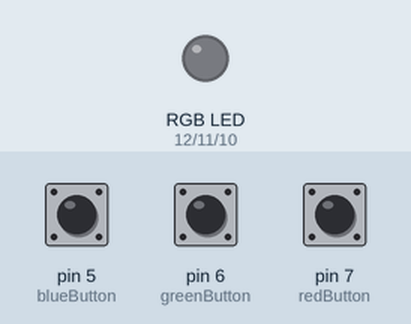
Bench run of a sketch on a simulated Arduino Uno, built with avr-gcc and run on an emulated ATmega328P. On the bench: an RGB LED mixed from three pins (HIGH = lit). Inputs (shaded band) come from the test bench; at power-on: pin 5 (blueButton) HIGH, pin 6 (greenButton) HIGH, pin 7 (redButton) HIGH.

Above: at 1.2 s.
1.3 s: pin 5 (blueButton) pulled LOW for 0.15 s
At 1.37 s:
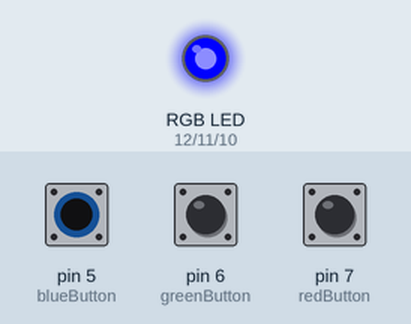
2.9 s: pin 6 (greenButton) pulled LOW for 0.15 s
At 2.97 s:
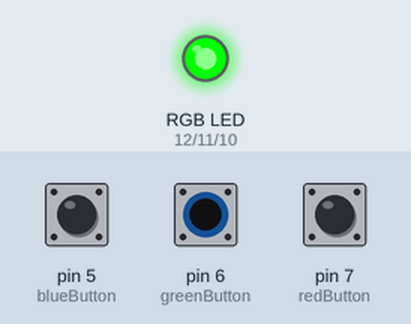
4.5 s: pin 7 (redButton) pulled LOW for 0.15 s
At 4.57 s:
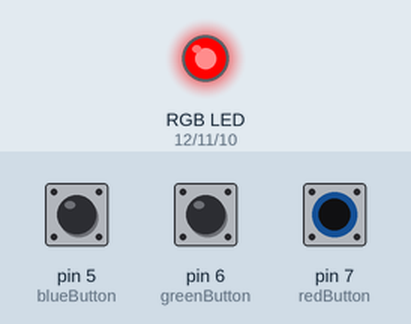
6.1 s: pin 7 (redButton) pulled LOW for 3.2 s
At 10.0 s:
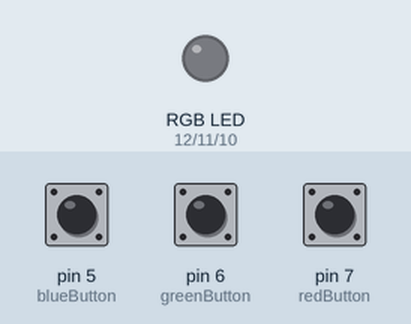
10.8 s: pin 5 (blueButton) pulled LOW for 3.2 s
At 11.1 s:
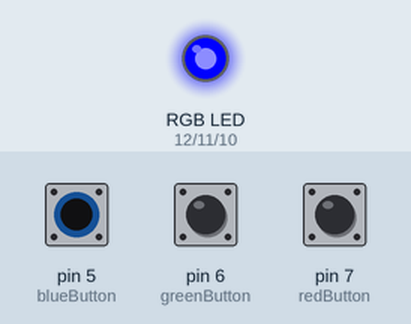
15.5 s: pin 5 (blueButton) driven LOW and pin 6 (greenButton) driven LOW
At 15.9 s:
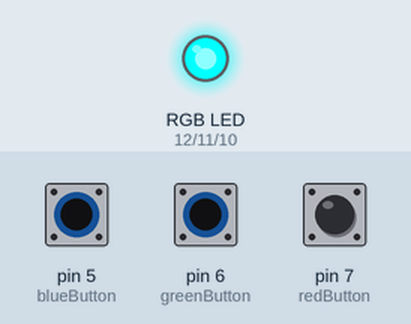
Timing chart, 0 to 18.0 s (numbered marks = the images above; inputs shaded):
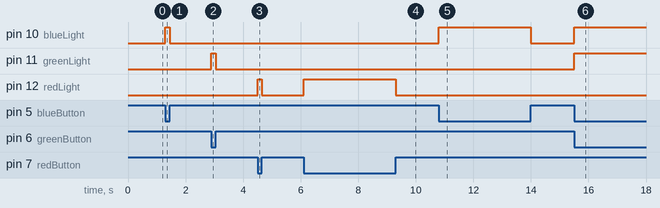

The sketch:

rgbScript.ino
```cpp
//set some constant integers to store the pin numbers on the Uno
const int redButton = 7, greenButton = 6, blueButton = 5;
const int redLight = 12, greenLight = 11, blueLight = 10;
int redButtonState = 0, greenButtonState = 0, blueButtonState = 0;

void setup() {
  Serial.begin(9600); //silly rabbit, serial.begin is for kids

  //set the buttons as inputs from the uno
  pinMode(redButton, INPUT_PULLUP);
  pinMode(blueButton, INPUT_PULLUP);
  pinMode(greenButton, INPUT_PULLUP);

  //set the led as outputs
  pinMode(redLight, OUTPUT);
  pinMode(blueLight, OUTPUT);
  pinMode(greenLight, OUTPUT);
}

void loop() {
  //call the methods
  setStates();
  colorControl();
}

void setStates(){
  //set the button state to the global variables
  redButtonState = digitalRead(redButton);
  greenButtonState = digitalRead(greenButton);
  blueButtonState = digitalRead(blueButton);
}

void colorControl(){
  //if the button is pressed, turn the light the respective color, otherwise, turn it off
  if (redButtonState == LOW) {
    digitalWrite(redLight, HIGH);
  } else {
    digitalWrite(redLight, LOW);
  }

  if (greenButtonState == LOW) {
    digitalWrite(greenLight, HIGH);
  } else {
    digitalWrite(greenLight, LOW);
  }

  if (blueButtonState == LOW) {
    digitalWrite(blueLight, HIGH);
  } else {
    digitalWrite(blueLight, LOW);
  }
}
```

Measured:
- after the input at 1.3 s, pin 10 (blueLight): LOW → HIGH at once, → LOW 0.15 s later
- after the input at 2.9 s, pin 11 (greenLight): LOW → HIGH at once, → LOW 0.15 s later
- after the input at 4.5 s, pin 12 (redLight): LOW → HIGH at once, → LOW 0.15 s later
- after the input at 6.1 s, pin 12 (redLight): LOW → HIGH at once, → LOW 3.2 s later
- after the input at 10.8 s, pin 10 (blueLight): LOW → HIGH at once, → LOW 3.2 s later
- after the input at 15.5 s, pin 10 (blueLight), pin 11 (greenLight): LOW → HIGH at once
